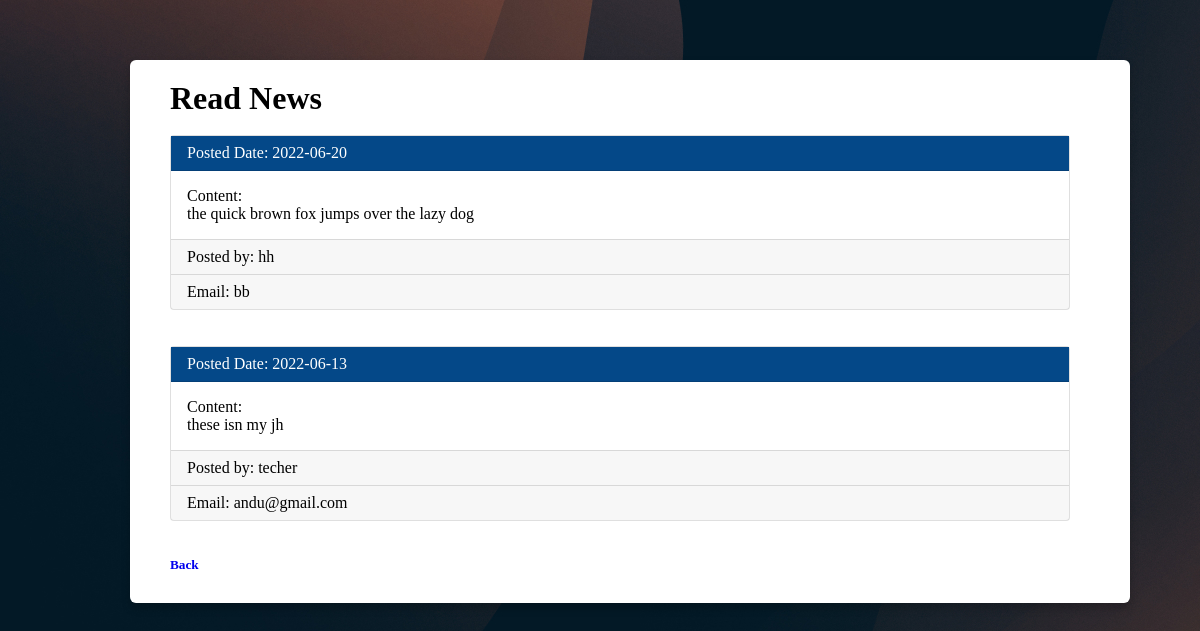
Page /news.php on the committed database.
### tables this page shows
CREATE TABLE `news` (
  `news_id` int(20) NOT NULL,
  `posted_date` date NOT NULL,
  `news_content` varchar(255) NOT NULL,
  `posted_by` varchar(50) NOT NULL,
  `email` varchar(30) NOT NULL,
  `manager_id` int(20) NOT NULL
);

### news.php (the view, shortened to what this page needs)
<?php
include('config.php');
?>
<!DOCTYPE html>
<html lang="en">
<head>
    <link rel="stylesheet" href="css/style.css">
    <link rel="stylesheet"  href="css/all.min.css">
    <link rel="stylesheet" href="css/fontawesome.min.css">
</head>
<body>
<div class="containerss">
         <h1>Read News</h1>
         <br>
             <?php
                $news = "SELECT * FROM news";
                 $result = mysqli_query($conn, $news);
                while ($row = mysqli_fetch_assoc($result)) {
                 $title = $row["posted_date"];
                $content = $row["news_content"];
                $posted_by = $row["posted_by"];
                $email = $row["email"]
             ?>
                    <div class="card ">
                        <div class="card-header">
                        Posted Date: <?php  echo $title ?>
                         </div>
                        <div class="card-body">
                        Content: <br/> <?php echo $content ?>
                        </div>
                         <div class="card-footer">
                             Posted by: <?php echo $posted_by ?>
                        </div>
                        <div class="card-footer">
                             Email: <?php echo $email ?>
                        </div>
                    </div>
                    <br>
                    <br>
                                <?php
                            }
                            ?>
                            <a class="" style=" margin-top: 10px" href="index.php"><h5>Back</h5></a>
     </div>
                        </body>
                        </html>

### css/style.css (style rules this page uses)
body { background-image: url(../images/bg3.jpg); font-family: 'Times New Roman', Times, serif; }
* { padding: 0; margin: 0; text-decoration: none; list-style: none; }
.containerss { width: 75%; background: #fff; border-radius: 6px; padding: 20px 60px 30px 40px; margin: 60px 40px 40px 130px; box-shadow: 0 5px 10px rgba(0, 0, 0, 0.2); }
.containerss .card { position:relative; display:flex; flex-direction:column; min-width:0; word-wrap:break-word; background-color:#fff; background-clip:border-box; border:1px solid rgba(0,0,0,.125); border-radius:.25rem; }
.containerss .card .card-header { padding:.5rem 1rem; margin-bottom:0; background: rgb(4, 72, 136); border-bottom:1px solid rgba(0,0,0,.125); color: rgb(255, 255, 255); }
.containerss .card .card-body { flex:1 1 auto; padding:1rem 1rem }
.containerss .card .card-footer { padding:.5rem 1rem; background-color:rgba(0,0,0,.03); border-top:1px solid rgba(0,0,0,.125); }

### rows in the picture
news: posted_date "2022-06-20", news_content "the quick brown fox jumps over the lazy dog", posted_by "hh", email "bb"
news: posted_date "2022-06-13", news_content "these isn my jh", posted_by "techer", email "andu@gmail.com"
